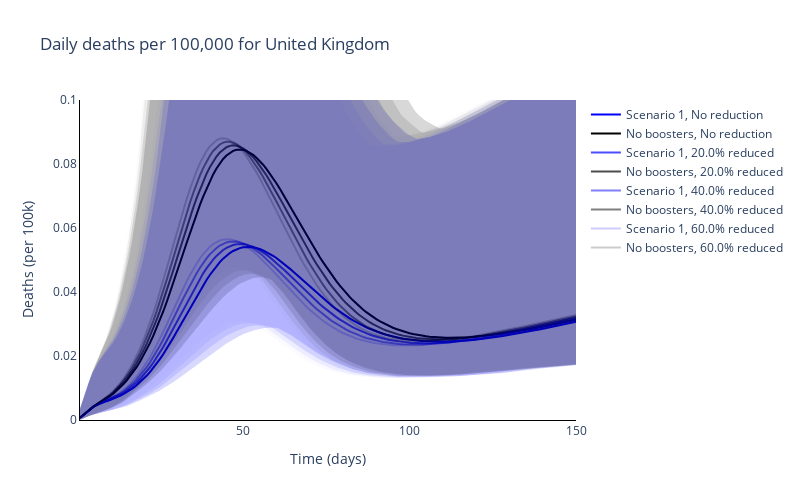
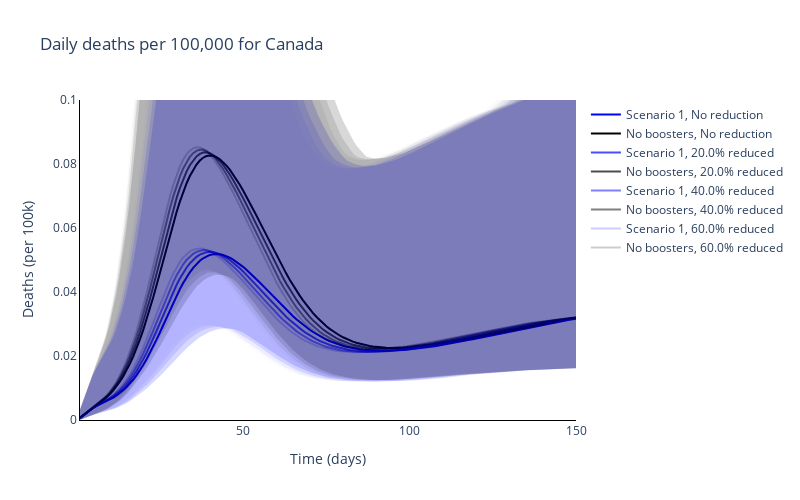
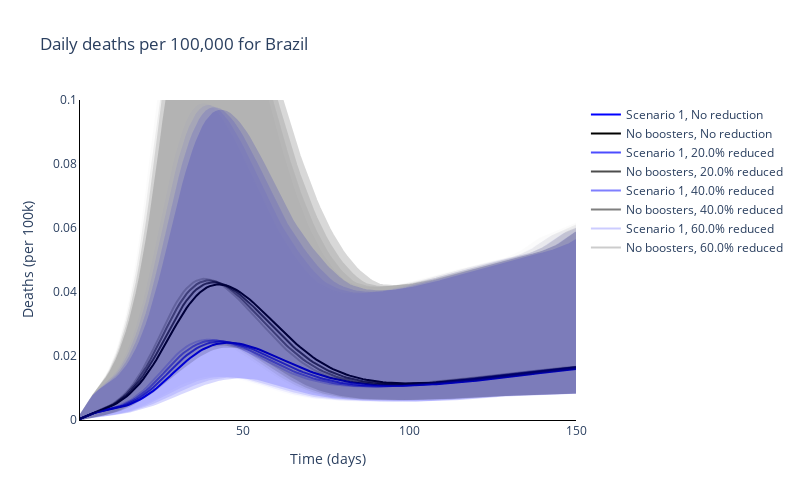
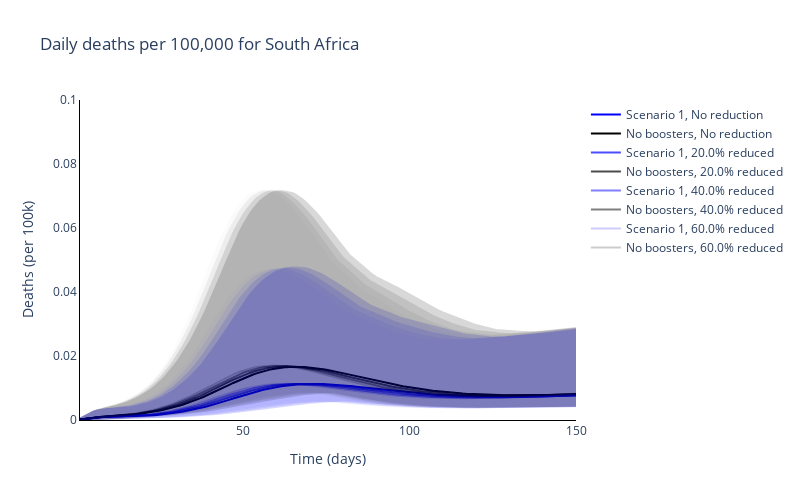

Notebook code cell kept with these figures, in order:
### Markdown cell above
### Plot the time series of numbers of deaths for the different regions

### Code cell
# Trace names - represent the solver used for the simulation
trace_scenario_name = ['Scenario {}'.format(s+1) for s, scenario in enumerate(scenario_names[:-1])] + [scenario_names[-1]]
trace_reduction_name = ['No reduction'] + ['{}% reduced'.format(100 * cv) for cv in changes_vaccine[1:]]

trace_name = [
    '{}, {}'.format(scenario, reduction)
    for reduction in trace_reduction_name for scenario in trace_scenario_name]

# Plot for each region
for r, reg in enumerate(regions):
    fig = go.Figure()
    # Plot for each boosting scenario
    for cv, change_vacc in enumerate(changes_vaccine):
        for s, scenario in enumerate(scenario_names):
            if (s==0) or (s==len(scenario_names)-1):
                fig.add_trace(
                    go.Scatter(
                        y=total_new_deaths_mean[r][cv, s, :],
                        x=times,
                        mode='lines',
                        name=trace_name[s + cv * len(scenario_names)],
                        line=dict(
                            color=colours[s]),
                        opacity=[1, 0.7, 0.5, 0.2][cv]
                    )
                )

    # Plot for each boosting scenario
    for cv, change_vacc in enumerate(changes_vaccine):
        for s, scenario in enumerate(scenario_names):
            if (s==0) or (s==len(scenario_names)-1):
                fig.add_trace(
                    go.Scatter(
                        y=total_new_deaths_upper[r][cv, s, :].tolist() + total_new_deaths_lower[r][cv, s, :].tolist()[::-1],
                        x=times + times[::-1],
                        mode='lines',
                        name=trace_name[s + cv * len(scenario_names)],
                        fill='toself',
                        fillcolor=colours[s],
                        line_color=colours[s],
                        opacity=[0.15, 0.1, 0.05, 0.01][cv],
                        showlegend=False
                    )
                )

    # Add axis labels
    fig.update_layout(
        boxmode='group',
        title='Daily deaths per 100,000 for {}'.format(reg),
        width=800,
        height=500,
        plot_bgcolor='white',
        xaxis=dict(
            linecolor='black',
            title='Time (days)'
            ),
        yaxis=dict(
            linecolor='black',
            title='Deaths (per 100k)',
            range=[0, 0.1]),
        hovermode='x unified'
        )

    fig.write_image('images/report3_overall_vaccine_effects/Overall Initial Deaths for {}.pdf'.format(reg))
    fig.show()

### Figure 1 — Plotly figure (JSON) as saved in the notebook; plotly's stock layout.template omitted (floating-point values rounded to 4 significant figures; data arrays with more than 128 entries replaced by an {"elided": "..."} marker saying what was removed)
{"data": [{"line": {"color": "blue"}, "mode": "lines", "name": "Scenario 1, No reduction", "opacity": 1, "type": "scatter", "x": {"elided": "150 int values"}, "y": {"elided": "150 float values"}}, {"line": {"color": "black"}, "mode": "lines", "name": "No boosters, No reduction", "opacity": 1, "type": "scatter", "x": {"elided": "150 int values"}, "y": {"elided": "150 float values"}}, {"line": {"color": "blue"}, "mode": "lines", "name": "Scenario 1, 20.0% reduced", "opacity": 0.7, "type": "scatter", "x": {"elided": "150 int values"}, "y": {"elided": "150 float values"}}, {"line": {"color": "black"}, "mode": "lines", "name": "No boosters, 20.0% reduced", "opacity": 0.7, "type": "scatter", "x": {"elided": "150 int values"}, "y": {"elided": "150 float values"}}, {"line": {"color": "blue"}, "mode": "lines", "name": "Scenario 1, 40.0% reduced", "opacity": 0.5, "type": "scatter", "x": {"elided": "150 int values"}, "y": {"elided": "150 float values"}}, {"line": {"color": "black"}, "mode": "lines", "name": "No boosters, 40.0% reduced", "opacity": 0.5, "type": "scatter", "x": {"elided": "150 int values"}, "y": {"elided": "150 float values"}}, {"line": {"color": "blue"}, "mode": "lines", "name": "Scenario 1, 60.0% reduced", "opacity": 0.2, "type": "scatter", "x": {"elided": "150 int values"}, "y": {"elided": "150 float values"}}, {"line": {"color": "black"}, "mode": "lines", "name": "No boosters, 60.0% reduced", "opacity": 0.2, "type": "scatter", "x": {"elided": "150 int values"}, "y": {"elided": "150 float values"}}, {"fill": "toself", "fillcolor": "blue", "line": {"color": "blue"}, "mode": "lines", "name": "Scenario 1, No reduction", "opacity": 0.15, "showlegend": false, "type": "scatter", "x": {"elided": "300 int values"}, "y": {"elided": "300 float values"}}, {"fill": "toself", "fillcolor": "black", "line": {"color": "black"}, "mode": "lines", "name": "No boosters, No reduction", "opacity": 0.15, "showlegend": false, "type": "scatter", "x": {"elided": "300 int values"}, "y": {"elided": "300 float values"}}, {"fill": "toself", "fillcolor": "blue", "line": {"color": "blue"}, "mode": "lines", "name": "Scenario 1, 20.0% reduced", "opacity": 0.1, "showlegend": false, "type": "scatter", "x": {"elided": "300 int values"}, "y": {"elided": "300 float values"}}, {"fill": "toself", "fillcolor": "black", "line": {"color": "black"}, "mode": "lines", "name": "No boosters, 20.0% reduced", "opacity": 0.1, "showlegend": false, "type": "scatter", "x": {"elided": "300 int values"}, "y": {"elided": "300 float values"}}, {"fill": "toself", "fillcolor": "blue", "line": {"color": "blue"}, "mode": "lines", "name": "Scenario 1, 40.0% reduced", "opacity": 0.05, "showlegend": false, "type": "scatter", "x": {"elided": "300 int values"}, "y": {"elided": "300 float values"}}, {"fill": "toself", "fillcolor": "black", "line": {"color": "black"}, "mode": "lines", "name": "No boosters, 40.0% reduced", "opacity": 0.05, "showlegend": false, "type": "scatter", "x": {"elided": "300 int values"}, "y": {"elided": "300 float values"}}, {"fill": "toself", "fillcolor": "blue", "line": {"color": "blue"}, "mode": "lines", "name": "Scenario 1, 60.0% reduced", "opacity": 0.01, "showlegend": false, "type": "scatter", "x": {"elided": "300 int values"}, "y": {"elided": "300 float values"}}, {"fill": "toself", "fillcolor": "black", "line": {"color": "black"}, "mode": "lines", "name": "No boosters, 60.0% reduced", "opacity": 0.01, "showlegend": false, "type": "scatter", "x": {"elided": "300 int values"}, "y": {"elided": "300 float values"}}], "layout": {"boxmode": "group", "height": 500, "hovermode": "x unified", "plot_bgcolor": "white", "title": {"text": "Daily deaths per 100,000 for United Kingdom"}, "width": 800, "xaxis": {"linecolor": "black", "title": {"text": "Time (days)"}}, "yaxis": {"linecolor": "black", "range": [0, 0.1], "title": {"text": "Deaths (per 100k)"}}}}

### Figure 2 — Plotly figure (JSON) as saved in the notebook; plotly's stock layout.template omitted (floating-point values rounded to 4 significant figures; data arrays with more than 128 entries replaced by an {"elided": "..."} marker saying what was removed)
{"data": [{"line": {"color": "blue"}, "mode": "lines", "name": "Scenario 1, No reduction", "opacity": 1, "type": "scatter", "x": {"elided": "150 int values"}, "y": {"elided": "150 float values"}}, {"line": {"color": "black"}, "mode": "lines", "name": "No boosters, No reduction", "opacity": 1, "type": "scatter", "x": {"elided": "150 int values"}, "y": {"elided": "150 float values"}}, {"line": {"color": "blue"}, "mode": "lines", "name": "Scenario 1, 20.0% reduced", "opacity": 0.7, "type": "scatter", "x": {"elided": "150 int values"}, "y": {"elided": "150 float values"}}, {"line": {"color": "black"}, "mode": "lines", "name": "No boosters, 20.0% reduced", "opacity": 0.7, "type": "scatter", "x": {"elided": "150 int values"}, "y": {"elided": "150 float values"}}, {"line": {"color": "blue"}, "mode": "lines", "name": "Scenario 1, 40.0% reduced", "opacity": 0.5, "type": "scatter", "x": {"elided": "150 int values"}, "y": {"elided": "150 float values"}}, {"line": {"color": "black"}, "mode": "lines", "name": "No boosters, 40.0% reduced", "opacity": 0.5, "type": "scatter", "x": {"elided": "150 int values"}, "y": {"elided": "150 float values"}}, {"line": {"color": "blue"}, "mode": "lines", "name": "Scenario 1, 60.0% reduced", "opacity": 0.2, "type": "scatter", "x": {"elided": "150 int values"}, "y": {"elided": "150 float values"}}, {"line": {"color": "black"}, "mode": "lines", "name": "No boosters, 60.0% reduced", "opacity": 0.2, "type": "scatter", "x": {"elided": "150 int values"}, "y": {"elided": "150 float values"}}, {"fill": "toself", "fillcolor": "blue", "line": {"color": "blue"}, "mode": "lines", "name": "Scenario 1, No reduction", "opacity": 0.15, "showlegend": false, "type": "scatter", "x": {"elided": "300 int values"}, "y": {"elided": "300 float values"}}, {"fill": "toself", "fillcolor": "black", "line": {"color": "black"}, "mode": "lines", "name": "No boosters, No reduction", "opacity": 0.15, "showlegend": false, "type": "scatter", "x": {"elided": "300 int values"}, "y": {"elided": "300 float values"}}, {"fill": "toself", "fillcolor": "blue", "line": {"color": "blue"}, "mode": "lines", "name": "Scenario 1, 20.0% reduced", "opacity": 0.1, "showlegend": false, "type": "scatter", "x": {"elided": "300 int values"}, "y": {"elided": "300 float values"}}, {"fill": "toself", "fillcolor": "black", "line": {"color": "black"}, "mode": "lines", "name": "No boosters, 20.0% reduced", "opacity": 0.1, "showlegend": false, "type": "scatter", "x": {"elided": "300 int values"}, "y": {"elided": "300 float values"}}, {"fill": "toself", "fillcolor": "blue", "line": {"color": "blue"}, "mode": "lines", "name": "Scenario 1, 40.0% reduced", "opacity": 0.05, "showlegend": false, "type": "scatter", "x": {"elided": "300 int values"}, "y": {"elided": "300 float values"}}, {"fill": "toself", "fillcolor": "black", "line": {"color": "black"}, "mode": "lines", "name": "No boosters, 40.0% reduced", "opacity": 0.05, "showlegend": false, "type": "scatter", "x": {"elided": "300 int values"}, "y": {"elided": "300 float values"}}, {"fill": "toself", "fillcolor": "blue", "line": {"color": "blue"}, "mode": "lines", "name": "Scenario 1, 60.0% reduced", "opacity": 0.01, "showlegend": false, "type": "scatter", "x": {"elided": "300 int values"}, "y": {"elided": "300 float values"}}, {"fill": "toself", "fillcolor": "black", "line": {"color": "black"}, "mode": "lines", "name": "No boosters, 60.0% reduced", "opacity": 0.01, "showlegend": false, "type": "scatter", "x": {"elided": "300 int values"}, "y": {"elided": "300 float values"}}], "layout": {"boxmode": "group", "height": 500, "hovermode": "x unified", "plot_bgcolor": "white", "title": {"text": "Daily deaths per 100,000 for Canada"}, "width": 800, "xaxis": {"linecolor": "black", "title": {"text": "Time (days)"}}, "yaxis": {"linecolor": "black", "range": [0, 0.1], "title": {"text": "Deaths (per 100k)"}}}}

### Figure 3 — Plotly figure (JSON) as saved in the notebook; plotly's stock layout.template omitted (floating-point values rounded to 4 significant figures; data arrays with more than 128 entries replaced by an {"elided": "..."} marker saying what was removed)
{"data": [{"line": {"color": "blue"}, "mode": "lines", "name": "Scenario 1, No reduction", "opacity": 1, "type": "scatter", "x": {"elided": "150 int values"}, "y": {"elided": "150 float values"}}, {"line": {"color": "black"}, "mode": "lines", "name": "No boosters, No reduction", "opacity": 1, "type": "scatter", "x": {"elided": "150 int values"}, "y": {"elided": "150 float values"}}, {"line": {"color": "blue"}, "mode": "lines", "name": "Scenario 1, 20.0% reduced", "opacity": 0.7, "type": "scatter", "x": {"elided": "150 int values"}, "y": {"elided": "150 float values"}}, {"line": {"color": "black"}, "mode": "lines", "name": "No boosters, 20.0% reduced", "opacity": 0.7, "type": "scatter", "x": {"elided": "150 int values"}, "y": {"elided": "150 float values"}}, {"line": {"color": "blue"}, "mode": "lines", "name": "Scenario 1, 40.0% reduced", "opacity": 0.5, "type": "scatter", "x": {"elided": "150 int values"}, "y": {"elided": "150 float values"}}, {"line": {"color": "black"}, "mode": "lines", "name": "No boosters, 40.0% reduced", "opacity": 0.5, "type": "scatter", "x": {"elided": "150 int values"}, "y": {"elided": "150 float values"}}, {"line": {"color": "blue"}, "mode": "lines", "name": "Scenario 1, 60.0% reduced", "opacity": 0.2, "type": "scatter", "x": {"elided": "150 int values"}, "y": {"elided": "150 float values"}}, {"line": {"color": "black"}, "mode": "lines", "name": "No boosters, 60.0% reduced", "opacity": 0.2, "type": "scatter", "x": {"elided": "150 int values"}, "y": {"elided": "150 float values"}}, {"fill": "toself", "fillcolor": "blue", "line": {"color": "blue"}, "mode": "lines", "name": "Scenario 1, No reduction", "opacity": 0.15, "showlegend": false, "type": "scatter", "x": {"elided": "300 int values"}, "y": {"elided": "300 float values"}}, {"fill": "toself", "fillcolor": "black", "line": {"color": "black"}, "mode": "lines", "name": "No boosters, No reduction", "opacity": 0.15, "showlegend": false, "type": "scatter", "x": {"elided": "300 int values"}, "y": {"elided": "300 float values"}}, {"fill": "toself", "fillcolor": "blue", "line": {"color": "blue"}, "mode": "lines", "name": "Scenario 1, 20.0% reduced", "opacity": 0.1, "showlegend": false, "type": "scatter", "x": {"elided": "300 int values"}, "y": {"elided": "300 float values"}}, {"fill": "toself", "fillcolor": "black", "line": {"color": "black"}, "mode": "lines", "name": "No boosters, 20.0% reduced", "opacity": 0.1, "showlegend": false, "type": "scatter", "x": {"elided": "300 int values"}, "y": {"elided": "300 float values"}}, {"fill": "toself", "fillcolor": "blue", "line": {"color": "blue"}, "mode": "lines", "name": "Scenario 1, 40.0% reduced", "opacity": 0.05, "showlegend": false, "type": "scatter", "x": {"elided": "300 int values"}, "y": {"elided": "300 float values"}}, {"fill": "toself", "fillcolor": "black", "line": {"color": "black"}, "mode": "lines", "name": "No boosters, 40.0% reduced", "opacity": 0.05, "showlegend": false, "type": "scatter", "x": {"elided": "300 int values"}, "y": {"elided": "300 float values"}}, {"fill": "toself", "fillcolor": "blue", "line": {"color": "blue"}, "mode": "lines", "name": "Scenario 1, 60.0% reduced", "opacity": 0.01, "showlegend": false, "type": "scatter", "x": {"elided": "300 int values"}, "y": {"elided": "300 float values"}}, {"fill": "toself", "fillcolor": "black", "line": {"color": "black"}, "mode": "lines", "name": "No boosters, 60.0% reduced", "opacity": 0.01, "showlegend": false, "type": "scatter", "x": {"elided": "300 int values"}, "y": {"elided": "300 float values"}}], "layout": {"boxmode": "group", "height": 500, "hovermode": "x unified", "plot_bgcolor": "white", "title": {"text": "Daily deaths per 100,000 for Brazil"}, "width": 800, "xaxis": {"linecolor": "black", "title": {"text": "Time (days)"}}, "yaxis": {"linecolor": "black", "range": [0, 0.1], "title": {"text": "Deaths (per 100k)"}}}}

### Figure 4 — Plotly figure (JSON) as saved in the notebook; plotly's stock layout.template omitted (floating-point values rounded to 4 significant figures; data arrays with more than 128 entries replaced by an {"elided": "..."} marker saying what was removed)
{"data": [{"line": {"color": "blue"}, "mode": "lines", "name": "Scenario 1, No reduction", "opacity": 1, "type": "scatter", "x": {"elided": "150 int values"}, "y": {"elided": "150 float values"}}, {"line": {"color": "black"}, "mode": "lines", "name": "No boosters, No reduction", "opacity": 1, "type": "scatter", "x": {"elided": "150 int values"}, "y": {"elided": "150 float values"}}, {"line": {"color": "blue"}, "mode": "lines", "name": "Scenario 1, 20.0% reduced", "opacity": 0.7, "type": "scatter", "x": {"elided": "150 int values"}, "y": {"elided": "150 float values"}}, {"line": {"color": "black"}, "mode": "lines", "name": "No boosters, 20.0% reduced", "opacity": 0.7, "type": "scatter", "x": {"elided": "150 int values"}, "y": {"elided": "150 float values"}}, {"line": {"color": "blue"}, "mode": "lines", "name": "Scenario 1, 40.0% reduced", "opacity": 0.5, "type": "scatter", "x": {"elided": "150 int values"}, "y": {"elided": "150 float values"}}, {"line": {"color": "black"}, "mode": "lines", "name": "No boosters, 40.0% reduced", "opacity": 0.5, "type": "scatter", "x": {"elided": "150 int values"}, "y": {"elided": "150 float values"}}, {"line": {"color": "blue"}, "mode": "lines", "name": "Scenario 1, 60.0% reduced", "opacity": 0.2, "type": "scatter", "x": {"elided": "150 int values"}, "y": {"elided": "150 float values"}}, {"line": {"color": "black"}, "mode": "lines", "name": "No boosters, 60.0% reduced", "opacity": 0.2, "type": "scatter", "x": {"elided": "150 int values"}, "y": {"elided": "150 float values"}}, {"fill": "toself", "fillcolor": "blue", "line": {"color": "blue"}, "mode": "lines", "name": "Scenario 1, No reduction", "opacity": 0.15, "showlegend": false, "type": "scatter", "x": {"elided": "300 int values"}, "y": {"elided": "300 float values"}}, {"fill": "toself", "fillcolor": "black", "line": {"color": "black"}, "mode": "lines", "name": "No boosters, No reduction", "opacity": 0.15, "showlegend": false, "type": "scatter", "x": {"elided": "300 int values"}, "y": {"elided": "300 float values"}}, {"fill": "toself", "fillcolor": "blue", "line": {"color": "blue"}, "mode": "lines", "name": "Scenario 1, 20.0% reduced", "opacity": 0.1, "showlegend": false, "type": "scatter", "x": {"elided": "300 int values"}, "y": {"elided": "300 float values"}}, {"fill": "toself", "fillcolor": "black", "line": {"color": "black"}, "mode": "lines", "name": "No boosters, 20.0% reduced", "opacity": 0.1, "showlegend": false, "type": "scatter", "x": {"elided": "300 int values"}, "y": {"elided": "300 float values"}}, {"fill": "toself", "fillcolor": "blue", "line": {"color": "blue"}, "mode": "lines", "name": "Scenario 1, 40.0% reduced", "opacity": 0.05, "showlegend": false, "type": "scatter", "x": {"elided": "300 int values"}, "y": {"elided": "300 float values"}}, {"fill": "toself", "fillcolor": "black", "line": {"color": "black"}, "mode": "lines", "name": "No boosters, 40.0% reduced", "opacity": 0.05, "showlegend": false, "type": "scatter", "x": {"elided": "300 int values"}, "y": {"elided": "300 float values"}}, {"fill": "toself", "fillcolor": "blue", "line": {"color": "blue"}, "mode": "lines", "name": "Scenario 1, 60.0% reduced", "opacity": 0.01, "showlegend": false, "type": "scatter", "x": {"elided": "300 int values"}, "y": {"elided": "300 float values"}}, {"fill": "toself", "fillcolor": "black", "line": {"color": "black"}, "mode": "lines", "name": "No boosters, 60.0% reduced", "opacity": 0.01, "showlegend": false, "type": "scatter", "x": {"elided": "300 int values"}, "y": {"elided": "300 float values"}}], "layout": {"boxmode": "group", "height": 500, "hovermode": "x unified", "plot_bgcolor": "white", "title": {"text": "Daily deaths per 100,000 for South Africa"}, "width": 800, "xaxis": {"linecolor": "black", "title": {"text": "Time (days)"}}, "yaxis": {"linecolor": "black", "range": [0, 0.1], "title": {"text": "Deaths (per 100k)"}}}}
